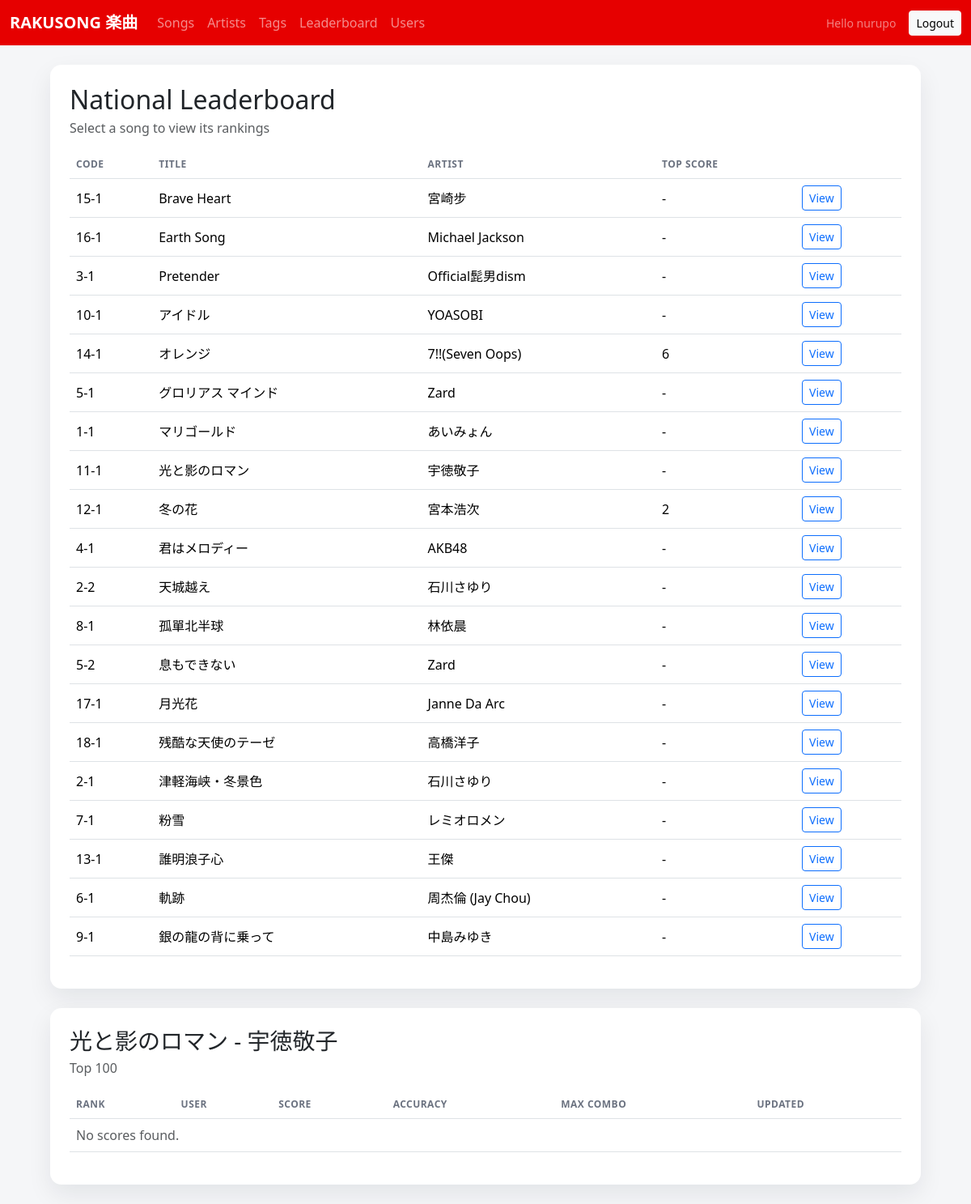
The app's page /ui/leaderboard/?song=11-1 (signed in), older data.
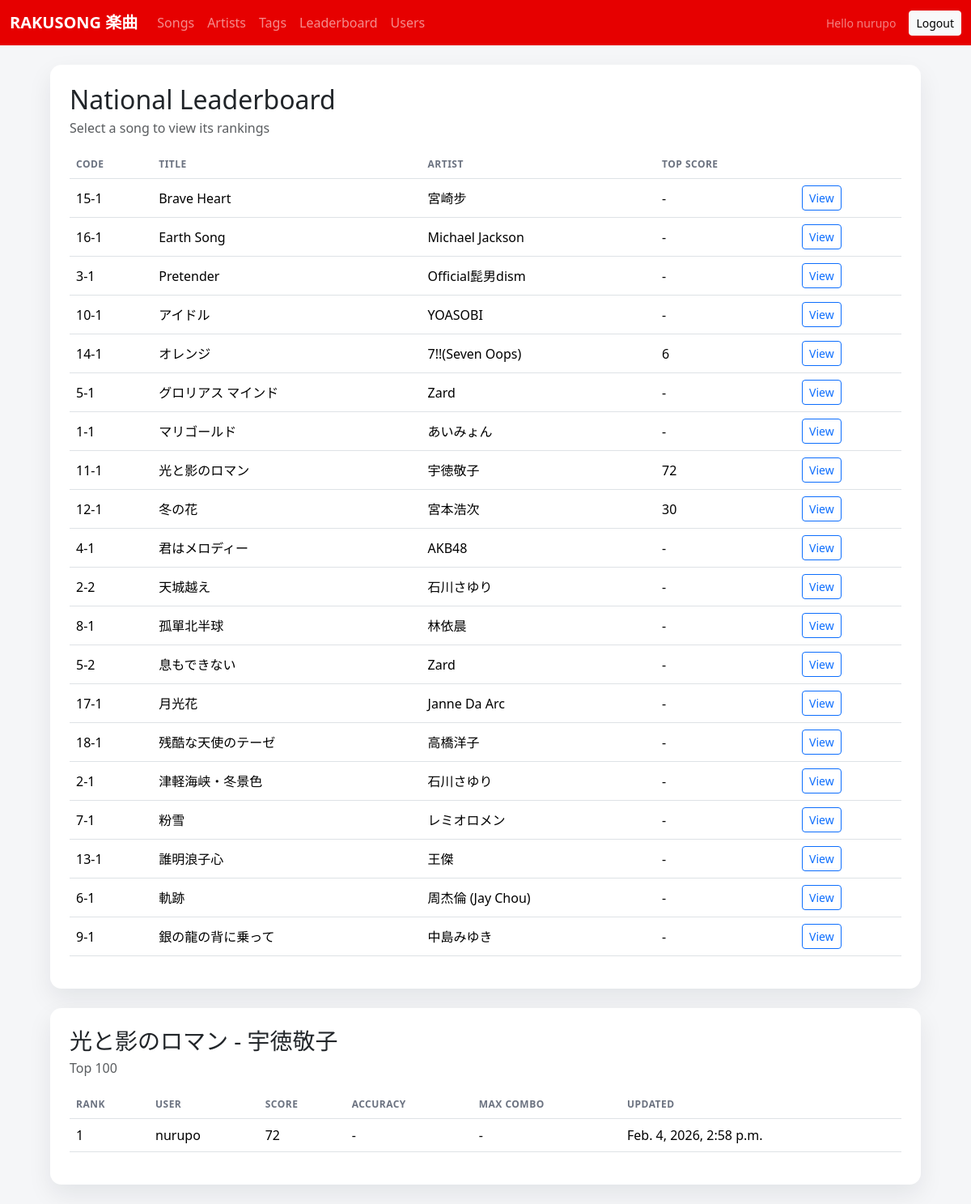
The same page, newer data.
### songs/models.py (models this page shows, shortened)
class Song(models.Model):
    code = models.CharField(max_length=32, unique=True, blank=True)
    title = models.CharField(max_length=255)
    artist = models.CharField(max_length=255, blank=True)
    artist_no = models.PositiveIntegerField(null=True, blank=True)
    song_no = models.PositiveIntegerField(null=True, blank=True)
    language = models.CharField(max_length=32, blank=True, default='jp')
    duration_seconds = models.PositiveIntegerField(null=True, blank=True)
    bpm = models.PositiveIntegerField(null=True, blank=True)
    key = models.CharField(max_length=16, blank=True)
    tags = models.ManyToManyField(Tag, blank=True, related_name='songs')
    midi_file = models.FileField(upload_to=midi_upload_path, blank=True, null=True)
    lrc_file = models.FileField(upload_to=lrc_upload_path, blank=True, null=True)
    cover_image = models.ImageField(upload_to='songs/cover/', blank=True, null=True)
    lrc_offset = models.IntegerField(default=0)
    is_published = models.BooleanField(default=True)
    created_at = models.DateTimeField(auto_now_add=True)
    updated_at = models.DateTimeField(auto_now=True)

### scores/models.py (models this page shows, shortened)
class Score(models.Model):
    user = models.ForeignKey(settings.AUTH_USER_MODEL, on_delete=models.CASCADE, related_name='scores')
    song = models.ForeignKey(Song, on_delete=models.CASCADE, related_name='scores')
    score = models.PositiveIntegerField()
    accuracy = models.DecimalField(max_digits=5, decimal_places=2, null=True, blank=True)
    max_combo = models.PositiveIntegerField(null=True, blank=True)
    play_mode = models.CharField(max_length=32, blank=True)
    difficulty = models.CharField(max_length=32, blank=True)
    version = models.CharField(max_length=32, blank=True)
    created_at = models.DateTimeField(auto_now_add=True)
    updated_at = models.DateTimeField(auto_now=True)
    class Meta:
        indexes = [
            models.Index(fields=['song', '-score', '-updated_at']),
            models.Index(fields=['user', 'song', '-created_at']),
        ]

### songs/views_ui.py (the view)
@login_required
def leaderboard_list(request):
    song_code = (request.GET.get('song') or '').strip()
    songs = (
        Song.objects
        .order_by('title')
        .annotate(top_score=Max('scores__score'))
    )
    selected_song = None
    scores = []
    if song_code:
        selected_song = Song.objects.filter(code=song_code).first()
        if selected_song:
            qs = (
                Score.objects.filter(song=selected_song)
                .select_related('user')
                .order_by('-score', '-accuracy', '-max_combo', '-created_at')
            )
            seen = set()
            scores = []
            for score in qs:
                if score.user_id in seen:
                    continue
                seen.add(score.user_id)
                scores.append(score)
                if len(scores) >= 100:
                    break
    return render(
        request,
        'scores/leaderboard_list.html',
        {
            'songs': songs,
            'selected_song': selected_song,
            'scores': scores,
            'song_code': song_code,
        },
    )

### templates/scores/leaderboard_list.html (shortened to what this page needs)
{% extends "base.html" %}
{% block content %}
  <div class="card p-4 mb-4">
    <div class="d-flex flex-wrap gap-3 justify-content-between align-items-center mb-3">
      <div>
        <h2 class="mb-1">National Leaderboard</h2>
        <div class="text-muted">Select a song to view its rankings</div>
      </div>
    </div>
    <div class="table-responsive">
      <table class="table align-middle">
        <thead>
          <tr>
            <th>Code</th>
            <th>Title</th>
            <th>Artist</th>
            <th>Top Score</th>
            <th></th>
          </tr>
        </thead>
        <tbody>
          {% for song in songs %}
            <tr>
              <td>{{ song.code }}</td>
              <td>{{ song.title }}</td>
              <td>{{ song.artist }}</td>
              <td>{{ song.top_score|default:"-" }}</td>
              <td>
                <a class="btn btn-sm btn-outline-primary" href="?song={{ song.code }}">View</a>
              </td>
            </tr>
          {% empty %}
            <tr>
              <td colspan="5" class="text-muted">No songs found.</td>
            </tr>
          {% endfor %}
        </tbody>
      </table>
    </div>
  </div>
  {% if selected_song %}
    <div class="card p-4">
      <div class="d-flex flex-wrap gap-3 justify-content-between align-items-center mb-3">
        <div>
          <h3 class="mb-1">{{ selected_song.title }} - {{ selected_song.artist }}</h3>
          <div class="text-muted">Top 100</div>
        </div>
      </div>
      <div class="table-responsive">
        <table class="table align-middle">
          <thead>
            <tr>
              <th>Rank</th>
              <th>User</th>
              <th>Score</th>
              <th>Accuracy</th>
              <th>Max Combo</th>
              <th>Updated</th>
            </tr>
          </thead>
          <tbody>
            {% for score in scores %}
              <tr>
                <td>{{ forloop.counter }}</td>
                <td>{{ score.user.username }}</td>
                <td>{{ score.score }}</td>
                <td>{{ score.accuracy|default:"-" }}</td>
                <td>{{ score.max_combo|default:"-" }}</td>
                <td>{{ score.updated_at }}</td>
              </tr>
            {% empty %}
              <tr>
                <td colspan="6" class="text-muted">No scores found.</td>
              </tr>
            {% endfor %}
          </tbody>
        </table>
      </div>
    </div>
  {% endif %}
{% endblock %}

### templates/base.html (shortened to what this page needs)
<!DOCTYPE html>
<html lang="en">
  <head>
    <link
      href="https://cdnjs.cloudflare.com/ajax/libs/bootstrap/5.3.8/css/bootstrap.min.css"
      rel="stylesheet"
    />
  </head>
  <body>
    <nav class="navbar navbar-expand-lg navbar-dark" style="background: #e60000;">
      <div class="container-fluid">
        <a class="navbar-brand fw-semibold" href="{% url 'ui_song_list' %}">RAKUSONG 楽曲</a>
        <div class="collapse navbar-collapse" id="mainNav">
          <ul class="navbar-nav me-auto mb-2 mb-lg-0">
            <li class="nav-item"><a class="nav-link" href="{% url 'ui_song_list' %}">Songs</a></li>
            <li class="nav-item"><a class="nav-link" href="{% url 'ui_artist_list' %}">Artists</a></li>
            <li class="nav-item"><a class="nav-link" href="{% url 'ui_tag_list' %}">Tags</a></li>
            <li class="nav-item"><a class="nav-link" href="{% url 'ui_leaderboard' %}">Leaderboard</a></li>
            <li class="nav-item"><a class="nav-link" href="{% url 'ui_user_list' %}">Users</a></li>
          </ul>
          {% if request.user.is_authenticated %}
            <div class="d-flex align-items-center gap-3">
              <span class="text-white-50 small">Hello {{ request.user.username }}</span>
              <a class="btn btn-light btn-sm" href="{% url 'ui_logout' %}">Logout</a>
            </div>
          {% endif %}
        </div>
      </div>
    </nav>
    <main class="container page-shell py-4">
      {% block content %}{% endblock %}
    </main>
  </body>
</html>

### templates/base.html (style rules this page uses)
:root { color-scheme: light; --bs-primary: #e60000; --bs-primary-rgb: 230, 0, 0; --bs-link-color: #e60000; --bs-link-hover-color: #b30000; }
body { margin: 0; font-family: "Segoe UI", "Helvetica Neue", Arial, sans-serif; background: #f5f6f8; color: #1b1f24; }
.page-shell { max-width: 1100px; }
.card { border-radius: 14px; box-shadow: 0 12px 30px rgba(17, 24, 39, 0.08); border: none; }
.table thead th { color: #6b7280; font-weight: 600; text-transform: uppercase; letter-spacing: 0.04em; font-size: 12px; }

Row changes from the older to the newer data that the page shows:
computed for Song "光と影のロマン": top_score "-" → "72"
computed for Song "冬の花": top_score "2" → "30"
added Score: user.username "nurupo", score "72", accuracy "-", max_combo "-", updated_at "Feb. 4, 2026, 2:58 p.m."
Text that changed along with them:
text no longer shown: "No scores found."
